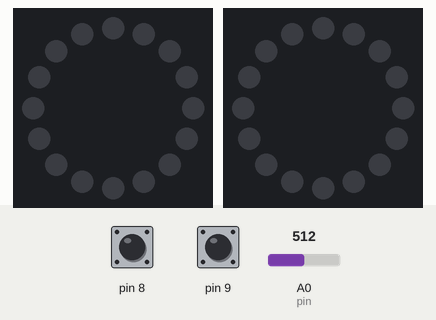
This sketch was run on a simulated Arduino Uno, built with avr-gcc and run on an emulated ATmega328P. Shown: 2 × 16 RGB LEDs in a ring, first at the top, clockwise. The inputs (shaded band) are chosen by the test bench; at power-on: pin 9 HIGH, A0 (pin) = 512, pin 8 HIGH. Dim RGB values are drawn brighter than linear.

Above: at 1.2 s.
1.3 s: pin 9 pulled LOW for 0.15 s
At 1.47 s:
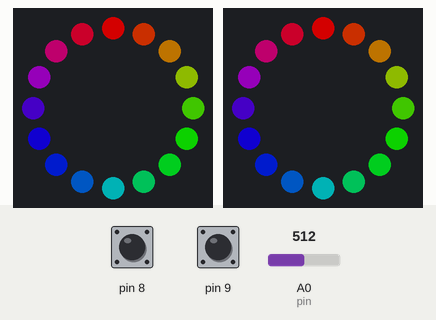
2.0 s: A0 (pin) set to 6
At 2.7 s:
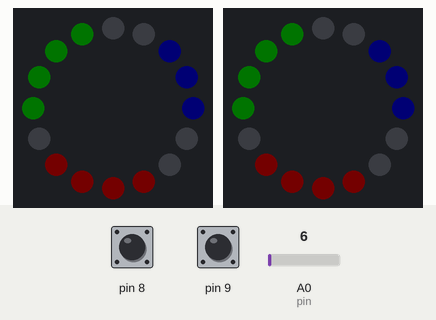
3.6 s: A0 (pin) set to 26
At 4.03 s:
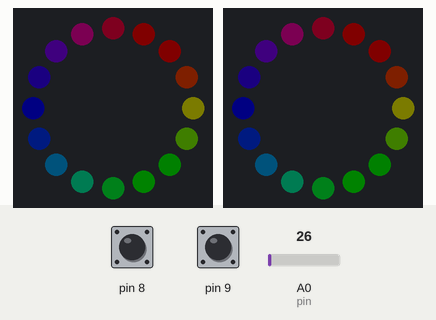
6.3 s: pin 9 pulled LOW for 1 s
At 8.1 s:
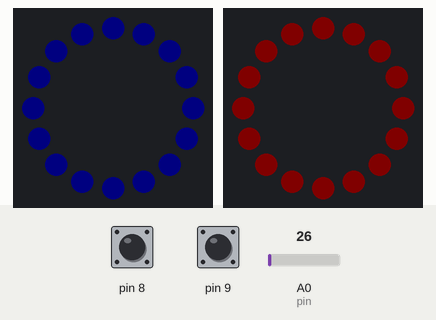
10.3 s: pin 8 pulled LOW for 0.15 s
At 10.47 s:
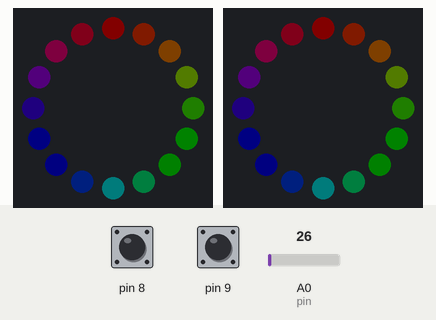
11.0 s: pin 9 pulled LOW for 0.15 s
At 13.4 s:
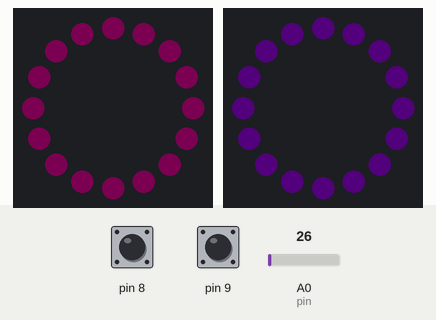

The sketch:

hat_girl_V2.ino
```cpp
#include <Adafruit_NeoPixel.h>

// Pattern types supported:
enum  pattern {
  NONE, RAINBOW_CYCLE, THEATER_CHASE, COLOR_WIPE, SCANNER, FADE };
// Patern directions supported:
enum  direction {
  FORWARD, REVERSE };
int pin = A0;//declare potentiometer
float potard;// declare float to store potientiometer value
// NeoPattern Class - derived from the Adafruit_NeoPixel class
class NeoPatterns :
public Adafruit_NeoPixel
{
public:

  // Member Variables:
  pattern  ActivePattern;  // which pattern is running
  direction Direction;     // direction to run the pattern

    unsigned long Interval;   // milliseconds between updates
  unsigned long lastUpdate; // last update of position

  uint32_t Color1, Color2;  // What colors are in use
  uint16_t TotalSteps;  // total number of steps in the pattern
  uint16_t Index;  // current step within the pattern

  void (*OnComplete)();  // Callback on completion of pattern

  // Constructor - calls base-class constructor to initialize strip
  NeoPatterns(uint16_t pixels, uint8_t pin, uint8_t type, void (*callback)())
:
    Adafruit_NeoPixel(pixels, pin, type)
    {
      OnComplete = callback;
    }

  // Update the pattern
  void Update()
  {
    if((millis() - lastUpdate) > Interval) // time to update
    {
      lastUpdate = millis();
      switch(ActivePattern)
      {
      case RAINBOW_CYCLE:
        RainbowCycleUpdate();
        break;
      case THEATER_CHASE:
        TheaterChaseUpdate();
        break;
      case COLOR_WIPE:
        ColorWipeUpdate();
        break;
      case SCANNER:
        ScannerUpdate();
        break;
      case FADE:
        FadeUpdate();
        break;
      default:
        break;
      }
    }
  }

  // Increment the Index and reset at the end
  void Increment()
  {
    if (Direction == FORWARD)
    {
      Index++;
      if (Index >= TotalSteps)
      {
        Index = 0;
        if (OnComplete != NULL)
        {
          OnComplete(); // call the comlpetion callback
        }
      }
    }
    else // Direction == REVERSE
    {
      --Index;
      if (Index <= 0)
      {
        Index = TotalSteps-1;
        if (OnComplete != NULL)
        {
          OnComplete(); // call the comlpetion callback
        }
      }
    }
  }

  // Reverse pattern direction
  void Reverse()
  {
    if (Direction == FORWARD)
    {
      Direction = REVERSE;
      Index = TotalSteps-1;
    }
    else
    {
      Direction = FORWARD;
      Index = 0;
    }
  }

  // Initialize for a RainbowCycle
  void RainbowCycle(uint8_t interval, direction dir = FORWARD)
  {
    ActivePattern = RAINBOW_CYCLE;
    Interval = interval;
    TotalSteps = 255;
    Index = 0;
    Direction = dir;
  }

  // Update the Rainbow Cycle Pattern
  void RainbowCycleUpdate()
  {
        for(int i=0; i< numPixels(); i++)
        {
        uint32_t wheelColor = Wheel(((i * 256 / numPixels()) + Index) & 255);
          setPixelColor(i, (Red(wheelColor) * potard), (Green(wheelColor) * potard), (Blue(wheelColor) * potard));
        }
    show();
    Increment();
  }

  // Initialize for a Theater Chase
  void TheaterChase(uint32_t color1, uint32_t color2, uint8_t interval, direction dir = FORWARD)
  {
    ActivePattern = THEATER_CHASE;
    Interval = interval;
    TotalSteps = numPixels();
    Color1 = color1;
    Color2 = color2;
    Index = 0;
    Direction = dir;
  }

  // Update the Theater Chase Pattern
  void TheaterChaseUpdate()
  {
    for(int i=0; i< numPixels(); i++)
    {
      if ((i + Index) % 3 == 0)
      {
        setPixelColor(i, Color1);
      }
      else
      {
        setPixelColor(i, Color2);
      }
    }
    show();
    Increment();
  }

  // Initialize for a ColorWipe
  void ColorWipe(uint32_t color, uint8_t interval, direction dir = FORWARD)
  {
    ActivePattern = COLOR_WIPE;
    Interval = interval;
    TotalSteps = numPixels();
    Color1 = color;
    Index = 0;
    Direction = dir;
  }

  // Update the Color Wipe Pattern
  void ColorWipeUpdate()
  {
    setPixelColor(Index, Color1);
    show();
    Increment();
  }

  // Initialize for a SCANNNER
  void Scanner(uint32_t color1, uint8_t interval)
  {
    ActivePattern = SCANNER;
    Interval = interval;
    TotalSteps = (numPixels() - 1) * 2;
    Color1 = color1;
    Index = 0;
  }

  // Update the Scanner Pattern
  void ScannerUpdate()
  {
    for (int i = 0; i < numPixels(); i++)
    {
      if (i == Index)  // Scan Pixel to the right
      {
        setPixelColor(i, Color1);
      }
      else if (i == TotalSteps - Index) // Scan Pixel to the left
      {
        setPixelColor(i, Color1);
      }
      else // Fading tail
      {
        setPixelColor(i, DimColor(getPixelColor(i)));
      }
    }
    show();
    Increment();
  }

  // Initialize for a Fade
  void Fade(uint32_t color1, uint32_t color2, uint16_t steps, uint8_t interval, direction dir = FORWARD)
  {
    ActivePattern = FADE;
    Interval = interval;
    TotalSteps = steps;
    Color1 = color1;
    Color2 = color2;
    Index = 0;
    Direction = dir;
  }

  // Update the Fade Pattern
  void FadeUpdate()
  {
    // Calculate linear interpolation between Color1 and Color2
    // Optimise order of operations to minimize truncation error
    uint8_t red = ((Red(Color1) * (TotalSteps - Index)) + (Red(Color2) * Index)) / TotalSteps;
    uint8_t green = ((Green(Color1) * (TotalSteps - Index)) + (Green(Color2) * Index)) / TotalSteps;
    uint8_t blue = ((Blue(Color1) * (TotalSteps - Index)) + (Blue(Color2) * Index)) / TotalSteps;

    ColorSet(Color(red, green, blue));
    show();
    Increment();
  }

  // Calculate 50% dimmed version of a color (used by ScannerUpdate)
  uint32_t DimColor(uint32_t color)
  {
    // Shift R, G and B components one bit to the right
    uint32_t dimColor = Color(Red(color) >> 1, Green(color) >> 1, Blue(color) >> 1);
    return dimColor;
  }

  // Set all pixels to a color (synchronously)
  void ColorSet(uint32_t color)
  {
    for (int i = 0; i < numPixels(); i++)
    {
      setPixelColor(i, color);
    }
    show();
  }

  // Returns the Red component of a 32-bit color
  uint8_t Red(uint32_t color)
  {
    return (color >> 16) & 0xFF;
  }

  // Returns the Green component of a 32-bit color
  uint8_t Green(uint32_t color)
  {
    return (color >> 8) & 0xFF;
  }

  // Returns the Blue component of a 32-bit color
  uint8_t Blue(uint32_t color)
  {
    return color & 0xFF;
  }

  // Input a value 0 to 255 to get a color value.
  // The colours are a transition r - g - b - back to r.
  uint32_t Wheel(byte WheelPos)
  {
    WheelPos = 255 - WheelPos;
    if(WheelPos < 85)
    {
      return Color(255 - WheelPos * 3, 0, WheelPos * 3);
    }
    else if(WheelPos < 170)
    {
      WheelPos -= 85;
      return Color(0, WheelPos * 3, 255 - WheelPos * 3);
    }
    else
    {
      WheelPos -= 170;
      return Color(WheelPos * 3, 255 - WheelPos * 3, 0);
    }
  }
};

// Define some NeoPatterns for the two rings and the stick
//  as well as some completion routines
NeoPatterns Ring1(16, 5, NEO_GRB + NEO_KHZ800, Ring1Complete);
NeoPatterns Ring2(16, 6, NEO_GRB + NEO_KHZ800, &Ring2Complete);

bool oldState = HIGH;
bool oldState2 = HIGH;
int showType = 0;

// Initialize everything and prepare to start
void setup()
{
  Serial.begin(115200);//start serial for fast debugging using Serial.print();

  pinMode(8, INPUT_PULLUP);//pull_up the first button
  pinMode(9, INPUT_PULLUP);//pull_up the second button

  // Initialize all the pixelStrips
  Ring1.begin();
  Ring2.begin();
}

// Main loop
void loop()
{
  // Update the rings.
  Ring1.Update();
  Ring2.Update();
  potard = (analogRead(pin) / 1024.0);//read value from potentiometer (value is between 0 - 1)
  bool newState = digitalRead(8);//read digital 8
  // Check if state changed from high to low (button press).
  if (newState == LOW && oldState == HIGH) {
    // Short delay to debounce button.
    delay(20);
    // Check if button is still low after debounce.
    newState = digitalRead(8);//if digital 8 is low increment the counter
    if (newState == LOW) {
      showType++;
      if (showType > 6)
        showType=0;
      startShow(showType);
    }
  }
  bool newState2 = digitalRead(9);

  // Check if state changed from high to low (button press).
  if (newState2 == LOW && oldState2 == HIGH) {
    // Short delay to debounce button.
    delay(20);
    // Check if button is still low after debounce.
    newState2 = digitalRead(9);//if digital 9 is low decrement the counter
    if (newState2 == LOW) {
      showType--;
      if (showType < 0)
        showType=6;
      startShow(showType);
    }
  }

  // Set the last button state to the old state.
  oldState = newState;
  oldState2 = newState2;
}

void startShow(int i) {
  switch(i){
  case 0:
    //No Animation
    Ring1.ActivePattern = NONE;
    Ring2.ActivePattern = NONE;
    Ring2.ColorSet(Ring2.Color(0, 0, 0));
    Ring1.ColorSet(Ring1.Color(0, 0, 0));
    break;
  case 1:
    Ring1.ActivePattern = NONE;
    Ring2.ActivePattern = NONE;
    Ring2.ColorSet(Ring2.Color(255 * potard, 255 * potard, 255 * potard));
    Ring1.ColorSet(Ring1.Color(255 * potard, 255 * potard, 255 * potard));
    break;
  case 2:
    Ring1.ActivePattern = NONE;
    Ring2.ActivePattern = NONE;
    Ring2.ColorSet(Ring2.Color(255 * potard, 0, 255 * potard));
    Ring1.ColorSet(Ring1.Color(255 * potard, 0, 255 * potard));
    break;
  case 3:
    Ring2.TheaterChase(Ring2.Color(255 * potard,0,255 * potard), Ring2.Color(0,0,0), 100);
    Ring1.TheaterChase(Ring1.Color(255 * potard,0,255 * potard), Ring1.Color(0,0,0), 100);
    break;
  case 4:
    Ring2.Scanner(Ring1.Color(255 * potard,0,255 * potard), 55);
    Ring1.Scanner(Ring1.Color(255 * potard,0,255 * potard), 55);
    break;
  case 5:
    Ring2.ActivePattern = FADE;
    Ring2.Interval = 50;
    Ring1.ActivePattern = FADE;
    Ring1.Interval = 50;
    Ring1.Color1 = Ring1.Color(255 * potard,0,0);
    Ring2.Color1 = Ring2.Color(0,0,255 * potard);
    Ring1.Color2 = Ring1.Color(0,0,255 * potard);
    Ring2.Color2 = Ring2.Color(255 * potard,0,0);
    break;
  case 6:
    Ring2.RainbowCycle(10);
    Ring1.RainbowCycle(10);
    break;
  }
}
//------------------------------------------------------------
//Completion Routines - get called on completion of a pattern
//------------------------------------------------------------

// Ring1 Completion Callback
void Ring1Complete()
{

}


// Ring 2 Completion Callback
void Ring2Complete()
{

}
```

Measured:
- after the input at 1.3 s, the LEDs: change at once (image 1)
- after the input at 2.0 s, the LEDs: first change at once (image 2 shows a later state)
- after the input at 3.6 s, the LEDs: change after 0.28 s (image 3)
- after the input at 6.3 s, the LEDs: first change after 0.05 s (image 4 shows a later state)
- after the input at 10.3 s, the LEDs: change at once (image 5)
- after the input at 11.0 s, the LEDs: first change after 0.05 s (image 6 shows a later state)
